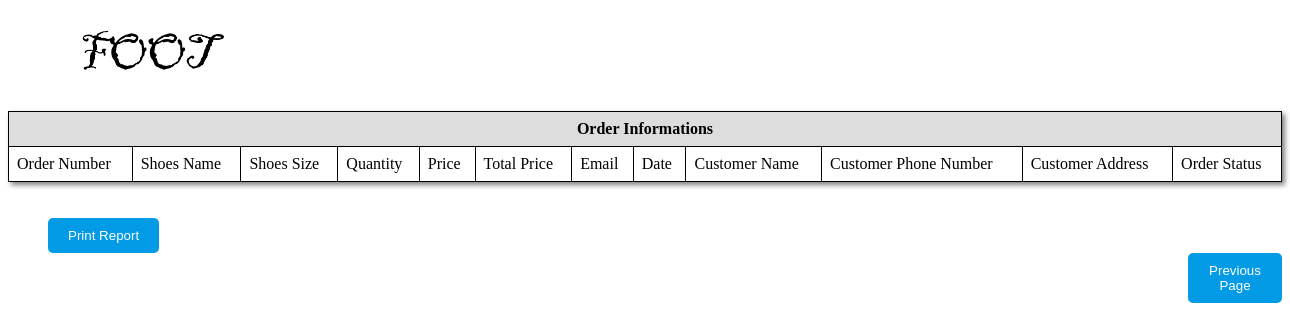
The app's page /reportorder.php, older data.
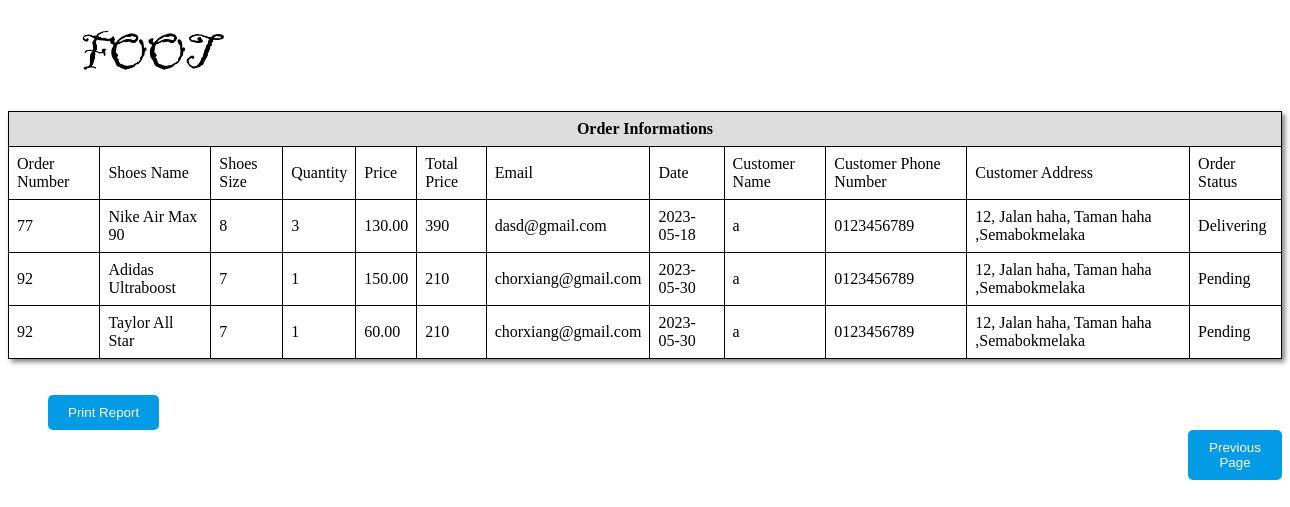
The same page, newer data.
### tables this page shows
CREATE TABLE `history` (
  `her_id` int(11) NOT NULL,
  `order_num` int(11) NOT NULL,
  `her_shoesname` varchar(50) NOT NULL,
  `her_size` varchar(10) NOT NULL,
  `her_quantity` int(11) NOT NULL,
  `her_price` decimal(10,2) NOT NULL,
  `her_email` varchar(30) NOT NULL,
  `user_id` int(11) NOT NULL,
  `order_status` varchar(20) NOT NULL DEFAULT 'Pending',
  `her_date` date NOT NULL,
  `shoe_image` varchar(255) NOT NULL,
  `his_name` varchar(50) NOT NULL,
  `his_email` varchar(50) NOT NULL,
  `his_pn` varchar(30) NOT NULL,
  `his_address` varchar(80) NOT NULL,
  `his_state` varchar(20) NOT NULL,
  `his_code` varchar(30) NOT NULL,
  `his_cardnum` varchar(30) NOT NULL,
  `his_cardname` varchar(30) NOT NULL,
  `his_cardmonth` varchar(3) NOT NULL,
  `his_cardyear` varchar(3) NOT NULL,
  `his_securecode` varchar(5) NOT NULL,
  `total` int(30) NOT NULL
);

### reportorder.php (the view, shortened to what this page needs)
<?php
    include 'conn.php';
    $id =$_GET['admin_id'];
?>
<!DOCTYPE html>
<html lang="en">
<head>
</head>
<body>
<?php
        $sql = "select * from history";
        $result = mysqli_query($conn,$sql);
    ?>
      <div >
        <h1 style='margin-left: 70px; '><img class="logo" src="image/foot.png" alt="logo"></h1>
      </div>
      <div class="User_form">
        <table cellpadding="0px" cellspacing="0px"  rules="none" frame="border" style="box-shadow: 3px 3px 5px grey">
            <tr>
            <th colspan="12" style="text-align: center;">
                Order Informations
                </th>
            </tr>
            <tr >
          <td>Order Number</td>
          <td>Shoes Name </td>
          <td>Shoes Size</td>
          <td>Quantity</td>
          <td>Price</td>
          <td>Total Price</td>
          <td>Email</td>
          <td>Date</td>
          <td>Customer Name</td>
          <td>Customer Phone Number</td>
          <td>Customer Address</td>
          <td>Order Status</td>
            </tr>
         <?php
         while($row = mysqli_fetch_array($result))
        {
         ?>
            <tr>
          <td><?php echo $row["order_num"]; ?></td>
          <td><?php echo $row["her_shoesname"];	?></td>
          <td><?php echo $row["her_size"];	?></td>
          <td><?php echo $row["her_quantity"];?></td>
          <td><?php echo $row["her_price"];?></td>
          <td><?php echo $row["total"];?></td>
          <td><?php echo $row["her_email"];?></td>
          <td><?php echo $row["her_date"];?></td>
          <td><?php echo $row["his_name"];?></td>
          <td><?php echo $row["his_pn"];?></td>
          <td><?php echo $row["his_address"];?><?php echo $row["his_state"];?></td>
          <td><?php echo $row["order_status"];?></td>
            </tr>
            <?php
        }
        ?>
        </table>
        <br><br>
        <button id="print" onclick="window.print();" style='margin-left: 40px'>Print Report</button>
        <a href="manageorder.php?admin_id=<?php echo $id ?>"><button id="backbtn" name="backbtn" style='margin-left: 1180px'>Previous Page </button></a>
</div>
</body>
</html>

Row changes from the older to the newer data that the page shows:
added history: order_num "77", her_shoesname "Nike Air Max 90", her_size "8", her_quantity "3", her_price "130.00", total "390", her_email "dasd@gmail.com", her_date "2023-05-18", his_name "a", his_pn "0123456789", his_address "12, Jalan haha, Taman haha ,Semabok", his_state "melaka", order_status "Delivering"
added history: order_num "92", her_shoesname "Adidas Ultraboost", her_size "7", her_quantity "1", her_price "150.00", total "210", her_email "chorxiang@gmail.com", her_date "2023-05-30", his_name "a", his_pn "0123456789", his_address "12, Jalan haha, Taman haha ,Semabok", his_state "melaka", order_status "Pending"
added history: order_num "92", her_shoesname "Taylor All Star", her_size "7", her_quantity "1", her_price "60.00", total "210", her_email "chorxiang@gmail.com", her_date "2023-05-30", his_name "a", his_pn "0123456789", his_address "12, Jalan haha, Taman haha ,Semabok", his_state "melaka", order_status "Pending"
